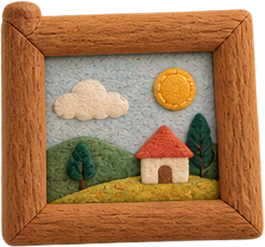
#> input picture godot/art/nook/photo.png, 265 x 247 px
$ python matte.py ../art/nook/photo.png ../art/nook/bed.png ../art/nook/bed.png
#> lines starting #> are read from the running program, lines starting #| are printed output that depends on the picture
#!/usr/bin/env python3
"""Beyaz + siyah zemin ekran goruntusunden gercek alfa cikarir.

Kompozisyon: C = a*F + (1-a)*B
  beyaz zemin (B=1): Cw = a*F + 1 - a
  siyah zemin (B=0): Cb = a*F
  => a = 1 - (Cw - Cb),  F = Cb / a

Ekran goruntusu JPEG olsa bile iki kareyi cikarmak gurultuyu buyuk olcude
goturur; sonrasinda kucultme kalani temizler.

Kullanim:
  tools/matte.py <beyaz.png> <siyah.png> <cikti.png> [x y w h]
"""
import sys

import numpy as np
from PIL import Image


def matte(white_path, black_path, crop=None):
#> called with white_path = '../art/nook/photo.png', black_path = '../art/nook/bed.png'
    w = Image.open(white_path).convert("RGB")
    b = Image.open(black_path).convert("RGB")
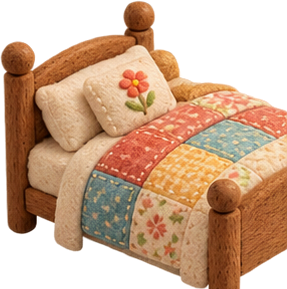
#> input picture godot/art/nook/bed.png, 287 x 289 px
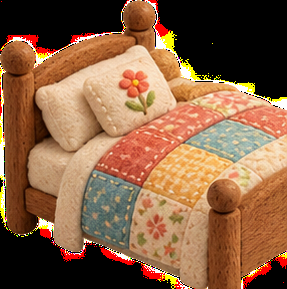
#> b: PIL image 287x289 RGB; mean R, G, B 137.6, 97.5, 68.1
    if w.size != b.size:
        b = b.resize(w.size, Image.LANCZOS)
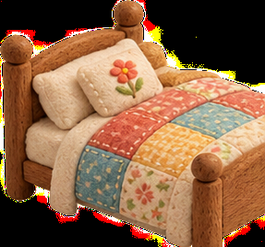
#> b: PIL image 265x247 RGB; mean R, G, B 137.5, 97.5, 68.1
    if crop:
        w = w.crop(crop)
        b = b.crop(crop)
    W = np.asarray(w).astype(np.float32) / 255.0
    B = np.asarray(b).astype(np.float32) / 255.0

    a = 1.0 - np.clip(W - B, 0.0, 1.0)
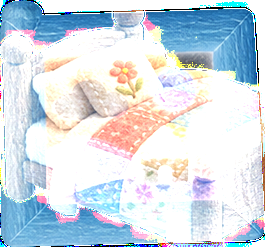
#> a: shape (247, 265, 3) float32; mean R, G, B 0.818, 0.863, 0.899
    alpha = a.mean(axis=-1)
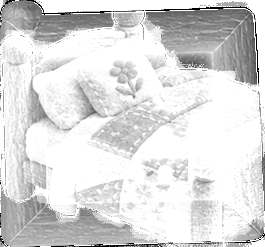
#> alpha: shape (247, 265) float32; min 0, max 1, mean 0.86
    alpha = np.clip((alpha - 0.02) / 0.96, 0.0, 1.0)

    safe = np.maximum(alpha, 1e-3)[..., None]
    fg = np.clip(B / safe, 0.0, 1.0)
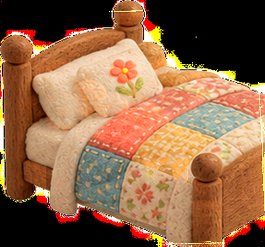
#> fg: shape (247, 265, 3) float32; mean R, G, B 0.566, 0.401, 0.278

    out = np.concatenate([fg * 255.0, (alpha * 255.0)[..., None]], axis=-1)
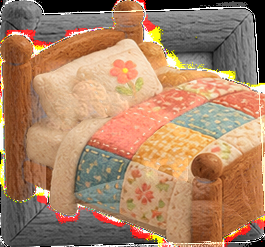
#> out: shape (247, 265, 4) float32; mean R, G, B, A 144.4, 102.2, 70.9, 220.9; transparent parts drawn white
    return Image.fromarray(out.clip(0, 255).astype(np.uint8), "RGBA")


if __name__ == "__main__":
    wp, bp, op = sys.argv[1], sys.argv[2], sys.argv[3]
    crop = None
    if len(sys.argv) > 7:
        x, y, cw, ch = (int(v) for v in sys.argv[4:8])
        crop = (x, y, x + cw, y + ch)
    matte(wp, bp, crop).save(op)
    print("yazildi", op)
